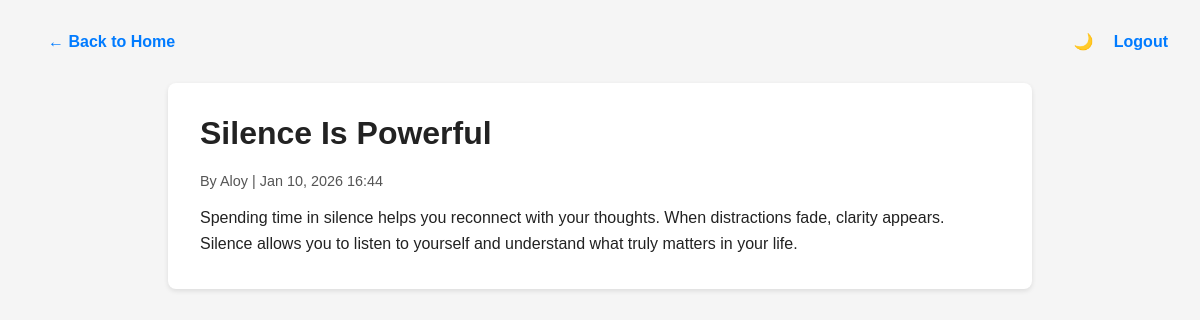
Page /post/silence-is-powerful on the committed database.
### app.py (models this page shows)
class Post(db.Model):
    id = db.Column(db.Integer, primary_key=True)
    title = db.Column(db.String(200), nullable=False)
    content = db.Column(db.Text, nullable=False)
    slug = db.Column(db.String(200), unique=True, nullable=False)
    author = db.Column(db.String(80), nullable=False, default="Guest")
    created_at = db.Column(db.DateTime, default=datetime.utcnow)
    approved = db.Column(db.Boolean, default=False)  # new field for moderation
    tags = db.Column(db.String(200), nullable=True)  # new field for tags

### app.py (the view)
@app.route('/post/<slug>')
def view_post(slug):
    post = Post.query.filter_by(slug=slug, approved=True).first_or_404()
    return render_template('view_post.html', post=post)

### templates/view_post.html (shortened to what this page needs)
<!DOCTYPE html>
<html lang="en">
<head>
</head>
<body>
<header>
    <div>
        <a href="{{ url_for('public_home') }}">← Back to Home</a>
    </div>
    <div>
        <span class="toggle-btn" id="modeToggle">🌙</span>
        <a href="{{ url_for('logout') }}">Logout</a>
    </div>
</header>
<div class="container">
    <h1>{{ post.title }}</h1>
    <div class="meta">By {{ post.author }} | {{ post.created_at.strftime('%b %d, %Y %H:%M') }}</div>
    <div class="content">{{ post.content | safe }}</div>
</div>
</body>
</html>

### templates/view_post.html (style rules this page uses)
:root { --bg-color: #f5f5f5; --text-color: #222; --container-bg: #fff; --link-color: #007BFF; }
body { font-family: Arial, sans-serif; background: var(--bg-color); color: var(--text-color); margin: 0; padding: 2rem; transition: 0.3s; }
header { display: flex; justify-content: space-between; align-items: center; margin-bottom: 2rem; }
a { text-decoration: none; color: var(--link-color); font-weight: bold; margin-left: 1rem; }
.container { max-width: 800px; margin: auto; background: var(--container-bg); padding: 2rem; border-radius: 8px; box-shadow: 0 2px 5px rgba(0,0,0,0.1); }
h1 { margin-top: 0; }
.meta { color: #555; font-size: 0.9rem; margin-bottom: 1rem; }
.content { line-height: 1.6; }
.toggle-btn { cursor: pointer; font-weight: bold; }

### rows in the picture
Post: title "Silence Is Powerful", author "Aloy", created_at "Jan 10, 2026 16:44", content "Spending time in silence helps you reconnect with your thoughts. When distractions fade, clarity appears. Silence allows you to listen to yourself and understand what truly matters in your life."
